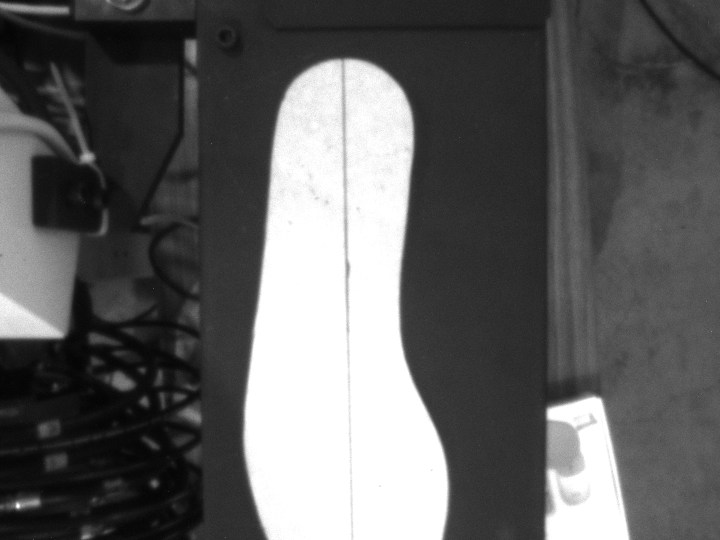
//> input picture DOC/Images/1005Debug.png, 1440 x 1080 px (shown at 1/2 size)
$ ./repro   (built with g++ and OpenCV 4)
//> lines starting //> are read from the running program, lines starting //| are printed output that depends on the picture; after the words box and inside, x2 and y2 are one past the last pixel; in counts of white or black regions, pixels touching at a corner belong together
### UAX/ShoeInsetMask.h
#pragma once
#include <opencv2/imgproc.hpp>
#include <algorithm>
#include <cmath>
#include <stdexcept>
#include <vector>

// Input follows the operator preview: black shoe, white background.
// Output is an internal white shoe mask for contour extraction, not a preview.
inline cv::Mat BuildShoeInsetMask(const cv::Mat& binary, const cv::Mat& roi,
    double insetPixels)
{
    if (binary.type() != CV_8UC1 || roi.type() != CV_8UC1 ||
        binary.size() != roi.size() || !std::isfinite(insetPixels) || insetPixels < 0.0) {
        throw std::invalid_argument("Invalid shoe mask, ROI or inward offset.");
    }

    cv::Mat shoe;
    cv::compare(binary, 0, shoe, cv::CMP_EQ);
    cv::bitwise_and(shoe, roi, shoe); // Exclude outside pixels before component selection.
    std::vector<std::vector<cv::Point>> contours;
    cv::findContours(shoe, contours, cv::RETR_EXTERNAL, cv::CHAIN_APPROX_SIMPLE);
    cv::Mat body = cv::Mat::zeros(binary.size(), CV_8UC1);
    if (contours.empty()) return body;
    const auto largest = std::max_element(contours.begin(), contours.end(),
        [](const auto& a, const auto& b) {
            return std::abs(cv::contourArea(a)) < std::abs(cv::contourArea(b));
        });
    if (cv::contourArea(*largest) == 0.0) return body;
    // One shoe per ROI: discard detached black speckles and fill internal white pinholes.
    cv::drawContours(body, contours, static_cast<int>(largest - contours.begin()),
        cv::Scalar(255), cv::FILLED);
    cv::bitwise_and(body, roi, body);

    if (insetPixels >= (std::max)(binary.cols, binary.rows)) return cv::Mat::zeros(binary.size(), CV_8UC1);
    const int iterations = static_cast<int>(std::lround(insetPixels));
    if (iterations > 0) {
        // ROI is a clipping window, not a physical shoe edge. Neutral foreground
        // outside it prevents an artificial inset along the cropped bottom edge.
        body.setTo(255, roi == 0);
        cv::erode(body, body, cv::getStructuringElement(cv::MORPH_RECT, cv::Size(3, 3)),
            cv::Point(-1, -1), iterations);
        cv::bitwise_and(body, roi, body);
    }
    return body;
}

### UAX/GluePathOptimizer.h
#pragma once
#include "UAXTypes.h"
#include <vector>
#include <opencv2/core.hpp>


// ──────────────────────────────────────────────
//  膠水路徑優化器
// ──────────────────────────────────────────────

class GluePathOptimizer
{
public:
    explicit GluePathOptimizer(const ROIMask& roi);

    /**
     * @brief 【最終版】主要優化流程
     *
     * 符合實際機械行為（單Y軸帶動兩個X軸）：
     *   1. FilterByMask
     *   2. SplitByCenter
     *   3. 先對主要側（右側）做擬合 → 決定標準Y序列
     *   4. 再對次要側（左側）使用「相同Y序列」做擬合
     *   5. 輸出 PathRight 與 PathLeft（Y值完全一致）
     */
    void OptimizePath(const std::vector<cv::Point2d>& inputPath,
        GluePath& optimizedPath,
        int                              shoeType = 1);

private:
    ROIMask mROI;

    // ── 步驟函式 ───────────────────────────────────────────────────────────
    std::vector<cv::Point2d> FilterByMask(const std::vector<cv::Point2d>& inputPath) const;
    void SplitByCenter(const std::vector<cv::Point2d>& maskedPath,
        std::vector<cv::Point2d>& rightPts,
        std::vector<cv::Point2d>& leftPts) const;

    static std::vector<cv::Point2d> SortByY(const std::vector<cv::Point2d>& pts);

    // 對主要側做擬合（決定標準Y序列）
    static std::vector<cv::Point2d> FitCurve(const std::vector<cv::Point2d>& pts,
        int maxPoints = 30);

    // 使用指定的Y序列對另一側做擬合（核心修正）
    static std::vector<cv::Point2d> FitCurveAtGivenY(const std::vector<cv::Point2d>& pts,
        const std::vector<double>& targetYs);

    // 多項式工具函式
    static std::vector<double> PolyFit(const std::vector<double>& y,
        const std::vector<double>& x,
        int degree);
    static double PolyEval(const std::vector<double>& coeffs, double y);
};

### tmp/inset-tests/repro.cpp
#include <opencv2/opencv.hpp>
#include <iostream>
#include "../../UAX/GluePathOptimizer.h"
#include "../../UAX/ShoeInsetMask.h"
// [109 lines left out: function GetToolPath_CurvatureOptimized_Mask, not called in this run]
void GetToolPath_Optimized_Mask(
	cv::Mat& ImgSrc,
	const cv::Mat& Mask,
	double offsetPixel,
	double entryPointX,
	ToolPath& toolpath,
	int binaryUpper,
	int binaryLower)
{
	if (ImgSrc.empty()) {
		throw std::invalid_argument("Input image is empty.");
	}

	// Keep preprocessing identical to GetToolPath_CurvatureOptimized_Mask.
	cv::Mat gray;
	if (ImgSrc.channels() == 3) {
		cv::cvtColor(ImgSrc, gray, cv::COLOR_BGR2GRAY);
	}
	else {
		gray = ImgSrc.clone();
	}

	cv::Mat maskGray;
	if (!Mask.empty()) {
		if (Mask.channels() == 3) {
			cv::cvtColor(Mask, maskGray, cv::COLOR_BGR2GRAY);
		}
		else {
			maskGray = Mask.clone();
		}
		cv::threshold(maskGray, maskGray, 1, 255, cv::THRESH_BINARY);
		if (maskGray.size() != gray.size()) {
			cv::resize(maskGray, maskGray, gray.size(), 0, 0, cv::INTER_NEAREST);
		}
		cv::bitwise_and(gray, maskGray, gray);
	}
	else {
		maskGray = cv::Mat(gray.size(), CV_8UC1, cv::Scalar(255));
	}

	// findContours closes an object that touches the ROI along the Mask border.
	// That closing segment is not part of the inward object contour. Erode only
	// the intersection-validity Mask by one pixel so border points cannot become
	// X1/X2, while keeping the preprocessing Mask and offset behavior unchanged.
	cv::Mat safeIntersectionMask;
	constexpr int kIntersectionBoundaryMargin = 5;
	const cv::Mat maskInsetKernel =
		cv::getStructuringElement(cv::MORPH_RECT, cv::Size(3, 3));
	// Explicitly treat pixels outside the image as background. OpenCV's default
	// morphology border value for erosion behaves like foreground, so a Mask
	// touching the image bottom would otherwise remain valid on that boundary.
	cv::erode(
		maskGray,
		safeIntersectionMask,
		maskInsetKernel,
		cv::Point(-1, -1),
		kIntersectionBoundaryMargin,
		cv::BORDER_CONSTANT,
		cv::Scalar(0));

	int lowerBound = (std::max)(0, (std::min)(255, binaryLower));
	int upperBound = (std::max)(0, (std::min)(255, binaryUpper));
	if (lowerBound > upperBound) {
		std::swap(lowerBound, upperBound);
	}
	cv::inRange(gray, cv::Scalar(lowerBound), cv::Scalar(upperBound), gray);
	gray = BuildShoeInsetMask(gray, maskGray, offsetPixel);

	std::vector<std::vector<cv::Point>> contours;
	cv::findContours(gray, contours, cv::RETR_EXTERNAL, cv::CHAIN_APPROX_TC89_L1);

	toolpath.Path.clear();
	toolpath.Offset = cv::Point2d(offsetPixel, 0.0);
	if (contours.empty()) {
		return;
	}

	// The downstream side splitter expects one continuous closed contour.
	const auto largest = std::max_element(contours.begin(), contours.end(),
		[](const std::vector<cv::Point>& lhs, const std::vector<cv::Point>& rhs) {
			return std::abs(cv::contourArea(lhs)) < std::abs(cv::contourArea(rhs));
		});
	if (largest == contours.end() || largest->size() < 3) {
		return;
	}

	constexpr size_t kSampleCountPerSide = 25;
	const std::vector<cv::Point>& contour = *largest;
	auto isInsideSafeMask = [&safeIntersectionMask, kIntersectionBoundaryMargin](double x, double y) {
		const int ix = cvRound(x);
		const int iy = cvRound(y);
		// Never accept findContours' artificial closing segment on the image edge.
		return ix >= kIntersectionBoundaryMargin &&
			ix < safeIntersectionMask.cols - kIntersectionBoundaryMargin &&
			iy >= kIntersectionBoundaryMargin &&
			iy < safeIntersectionMask.rows - kIntersectionBoundaryMargin &&
			safeIntersectionMask.at<uchar>(iy, ix) != 0;
	};

	auto findSideIntersections = [&contour, &isInsideSafeMask](
		double targetY, double& leftX, double& rightX) {
		std::vector<double> intersections;
		for (size_t i = 0; i < contour.size(); ++i) {
			const cv::Point2d p0(contour[i]);
			const cv::Point2d p1(contour[(i + 1) % contour.size()]);
			const double edgeMinY = (std::min)(p0.y, p1.y);
			const double edgeMaxY = (std::max)(p0.y, p1.y);
			if (targetY < edgeMinY || targetY > edgeMaxY) {
				continue;
			}

			const double dy = p1.y - p0.y;
			if (std::abs(dy) <= 1e-9) {
				if (std::abs(targetY - p0.y) <= 1e-6) {
					if (isInsideSafeMask(p0.x, targetY)) {
						intersections.push_back(p0.x);
					}
					if (isInsideSafeMask(p1.x, targetY)) {
						intersections.push_back(p1.x);
					}
				}
				continue;
			}

			const double t = (targetY - p0.y) / dy;
			const double intersectionX = p0.x + t * (p1.x - p0.x);
			if (isInsideSafeMask(intersectionX, targetY)) {
				intersections.push_back(intersectionX);
			}
		}

		if (intersections.empty()) {
			return false;
		}
		const auto xRange = std::minmax_element(intersections.begin(), intersections.end());
		leftX = *xRange.first;
		rightX = *xRange.second;
		return rightX > leftX + 1e-6;
	};

	// The final pair is defined by the intersections of the inward contour with
	// the ROI Bottom Line. A contour clipped by the ROI forms a horizontal bottom
	// segment; its two endpoints are precisely the left/right side intersections.
	auto findRoiBottomIntersections = [&contour](
		double targetY, double& leftX, double& rightX) {
		std::vector<double> intersections;
		for (size_t i = 0; i < contour.size(); ++i) {
			const cv::Point2d p0(contour[i]);
			const cv::Point2d p1(contour[(i + 1) % contour.size()]);
			const double dy = p1.y - p0.y;
			if (std::abs(dy) <= 1e-9) {
				if (std::abs(targetY - p0.y) <= 1e-6) {
					// Keep only the endpoints as candidates. min/max below select
					// the two side intersections, never a point inside the segment.
					intersections.push_back(p0.x);
					intersections.push_back(p1.x);
				}
				continue;
			}
			const double edgeMinY = (std::min)(p0.y, p1.y);
			const double edgeMaxY = (std::max)(p0.y, p1.y);
			if (targetY < edgeMinY || targetY > edgeMaxY) {
				continue;
			}
			const double t = (targetY - p0.y) / dy;
			if (t >= -1e-9 && t <= 1.0 + 1e-9) {
				intersections.push_back(p0.x + t * (p1.x - p0.x));
			}
		}
		if (intersections.size() < 2) {
			return false;
		}
		const auto xRange = std::minmax_element(intersections.begin(), intersections.end());
		leftX = *xRange.first;
		rightX = *xRange.second;
		return rightX > leftX + 1e-6;
	};

	struct SideRow {
		double y;
		double leftX;
		double rightX;
	};
	const cv::Rect bounds = cv::boundingRect(contour);
	std::vector<SideRow> rows;
	rows.reserve(static_cast<size_t>(bounds.height));
	for (int y = bounds.y; y < bounds.y + bounds.height; ++y) {
		double leftX = 0.0;
		double rightX = 0.0;
		if (findSideIntersections(static_cast<double>(y), leftX, rightX)) {
			rows.push_back({ static_cast<double>(y), leftX, rightX });
		}
	}
	if (rows.size() < kSampleCountPerSide) {
		return;
	}

	// Find the Y of EntryPointX on the right inward contour. Use the first
	// crossing from top to bottom; if no exact crossing exists, use the closest
	// right-contour row without moving the point away from the contour.
	double entryY = rows.front().y;
	size_t entryRowIndex = 0;
	bool foundEntryCrossing = false;
	double nearestEntryDx = std::abs(rows.front().rightX - entryPointX);
	for (size_t i = 1; i < rows.size(); ++i) {
		const double currentDx = std::abs(rows[i].rightX - entryPointX);
		if (currentDx < nearestEntryDx) {
			nearestEntryDx = currentDx;
			entryY = rows[i].y;
			entryRowIndex = i;
		}

		if (rows[i].y - rows[i - 1].y > 1.0) {
			continue;
		}
		const double x0 = rows[i - 1].rightX - entryPointX;
		const double x1 = rows[i].rightX - entryPointX;
		if (x0 == 0.0 || x1 == 0.0 ||
			(x0 < 0.0 && x1 > 0.0) || (x0 > 0.0 && x1 < 0.0)) {
			const double dx = rows[i].rightX - rows[i - 1].rightX;
			const double t = std::abs(dx) > 1e-9
				? (entryPointX - rows[i - 1].rightX) / dx
				: 0.0;
			entryY = rows[i - 1].y + t * (rows[i].y - rows[i - 1].y);
			entryRowIndex = i - 1;
			foundEntryCrossing = true;
			break;
		}
	}

	// Y25 is the ROI Bottom Line. Its X1/X2 values are obtained only from the
	// inward contour. For a horizontal clipped segment, its min/max endpoints
	// are the left/right intersections with the ROI Bottom Line.
	std::vector<cv::Point> maskPoints;
	cv::findNonZero(maskGray, maskPoints);
	if (maskPoints.empty()) {
		return;
	}
	const cv::Rect maskBounds = cv::boundingRect(maskPoints);
	double bottomY = static_cast<double>(maskBounds.y + maskBounds.height - 1);
	if (bottomY <= entryY) {
		return;
	}
	double bottomLeftX = 0.0;
	double bottomRightX = 0.0;
	if (!findRoiBottomIntersections(bottomY, bottomLeftX, bottomRightX)) {
		// The detected object does not always extend to the configured ROI bottom.
		// In that case, use the last scan line that has two valid contour sides so
		// ToolPathType 1 can still produce its synchronized 25-point path.
		bottomY = rows.back().y;
		bottomLeftX = rows.back().leftX;
		bottomRightX = rows.back().rightX;
		if (bottomY <= entryY) {
			return;
		}
	}

	std::vector<cv::Point2d> leftPoints;
	std::vector<cv::Point2d> rightPoints;
	leftPoints.reserve(kSampleCountPerSide);
	rightPoints.reserve(kSampleCountPerSide);
	for (size_t sampleIndex = 0; sampleIndex < kSampleCountPerSide; ++sampleIndex) {
		const double targetY = entryY + (bottomY - entryY) *
			static_cast<double>(sampleIndex) /
			static_cast<double>(kSampleCountPerSide - 1);
		double leftX = 0.0;
		double rightX = 0.0;
		const bool isLastPoint = (sampleIndex + 1 == kSampleCountPerSide);
		bool foundIntersections = false;
		if (isLastPoint) {
			leftX = bottomLeftX;
			rightX = bottomRightX;
			foundIntersections = rightX > leftX + 1e-6;
		}
		else {
			foundIntersections = findSideIntersections(targetY, leftX, rightX);
		}
		if (!foundIntersections) {
			toolpath.Path.clear();
			return;
		}
		if (sampleIndex == 0 && foundEntryCrossing) {
			rightX = entryPointX;
		}
		leftPoints.emplace_back(leftX, targetY);
		rightPoints.emplace_back(rightX, targetY);
	}

	// ToolPathType 1 keeps its 25-point sampling, but its final pair must use
	// exactly the ToolPathType 0 bottom-point rule with the ORIGINAL inward
	// contour as source (not the already sampled 25 points).
	std::vector<cv::Point2d> rawContour;
	rawContour.reserve(contour.size());
	for (const cv::Point& point : contour) {
		rawContour.emplace_back(
			static_cast<double>(point.x),
			static_cast<double>(point.y));
	}
	GluePath sampledPath;
	sampledPath.PathRight = rightPoints;
	sampledPath.PathLeft = leftPoints;
	GluePathOptimizer::ApplyLegacyBottomPointsFromContour(rawContour, sampledPath);
	rightPoints = std::move(sampledPath.PathRight);
	leftPoints = std::move(sampledPath.PathLeft);

	// Preserve a closed-contour traversal for GluePathOptimizer::SplitByCenter.
	toolpath.Path.reserve(kSampleCountPerSide * 2);
	toolpath.Path.insert(toolpath.Path.end(), rightPoints.begin(), rightPoints.end());
	toolpath.Path.insert(toolpath.Path.end(), leftPoints.rbegin(), leftPoints.rend());

#ifdef _DEBUG
	cv::drawContours(ImgSrc, contours, -1, cv::Scalar(0, 0, 255), 1);
	for (const cv::Point2d& point : toolpath.Path) {
		cv::circle(ImgSrc, point, 3, cv::Scalar(0, 255, 0), cv::FILLED);
	}
	std::cout << "[INFO] GetToolPath_Optimized_Mask: generated "
		<< rightPoints.size() << " synchronized Y points per side" << std::endl;
#endif
}
int main(){
 auto image=cv::imread("DOC/Images/1005Debug.png",cv::IMREAD_GRAYSCALE);
//> image is the input picture: 1080 rows x 1440 cols, CV_8UC1; min 1, max 255, mean 96
 cv::Mat roi=cv::Mat::zeros(image.size(),CV_8UC1); roi(cv::Rect(400,110,650,950)).setTo(255);
 cv::Mat binary; cv::inRange(image,0,127,binary);
//> after `cv::inRange(image, 0, 127, binary)`:
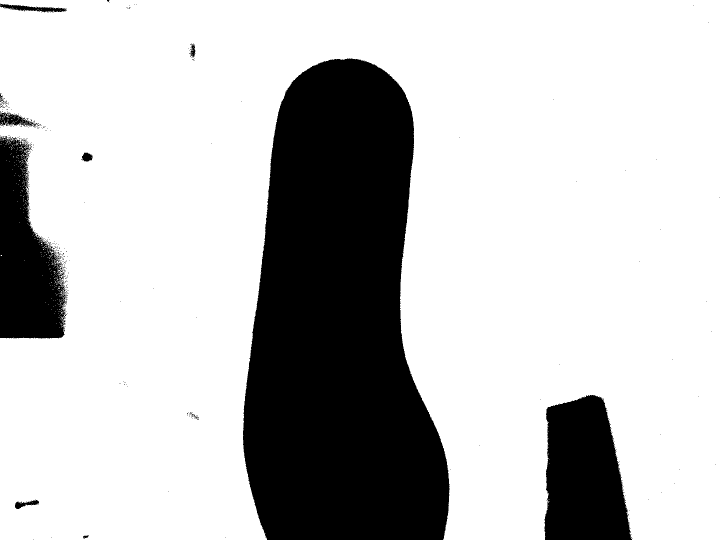
//> binary: 1080 rows x 1440 cols, CV_8UC1 (shown at 1/2 size); 75.8% white; 331 black regions (320 under 20 px), largest, box (x1, y1, x2, y2) and area: (486, 117, 899, 1080) 297093, (1089, 790, 1264, 1080) 40195, (0, 272, 134, 677) 34685
 cv::Mat canvas; cv::cvtColor(image,canvas,cv::COLOR_GRAY2BGR);
 for(int offset: {0,51}) {
  auto mask=BuildShoeInsetMask(binary,roi,offset);
  std::vector<std::vector<cv::Point>> cs; cv::findContours(mask,cs,cv::RETR_EXTERNAL,cv::CHAIN_APPROX_SIMPLE);
  cv::drawContours(canvas,cs,-1,offset?cv::Scalar(0,255,0):cv::Scalar(0,0,255),2);
  ToolPath path; auto input=image.clone();
  GetToolPath_Optimized_Mask(input,roi,offset,695+5/.234856,path,127,0);
  int outside=0;
  for(auto pt:path.Path){if(mask.at<uchar>(cvRound(pt.y),cvRound(pt.x))==0) ++outside; cv::circle(canvas,pt,4,offset?cv::Scalar(0,255,255):cv::Scalar(255,0,0),-1);}
  std::cout<<"offset="<<offset<<" mask_area="<<cv::countNonZero(mask)<<" components="<<cs.size()<<" sampled="<<path.Path.size()<<" outside="<<outside<<"\n";
  cv::imwrite("tmp/inset-tests/mask"+std::to_string(offset)+".png",mask);
 }
//> (in GetToolPath_Optimized_Mask, `GluePathOptimizer::ApplyLegacyBottomPointsFromContour(rawContour, samp..` was passed over: ApplyLegacyBottomPointsFromContour is not available in this run)
//> this loop made 2 passes
//> (upperBound in GetToolPath_Optimized_Mask, bounds in GetToolPath_Optimized_Mask, bottomLeftX in GetToolPath_Optimized_Mask, bottomRightX in GetToolPath_Optimized_Mask, outside) on pass 1: (127, Rect(486, 117, 413, 943), 527, 890, 7)
//> (printed output is left out)
//> pass 1, in BuildShoeInsetMask, `cv::bitwise_and(shoe, roi, shoe);`:
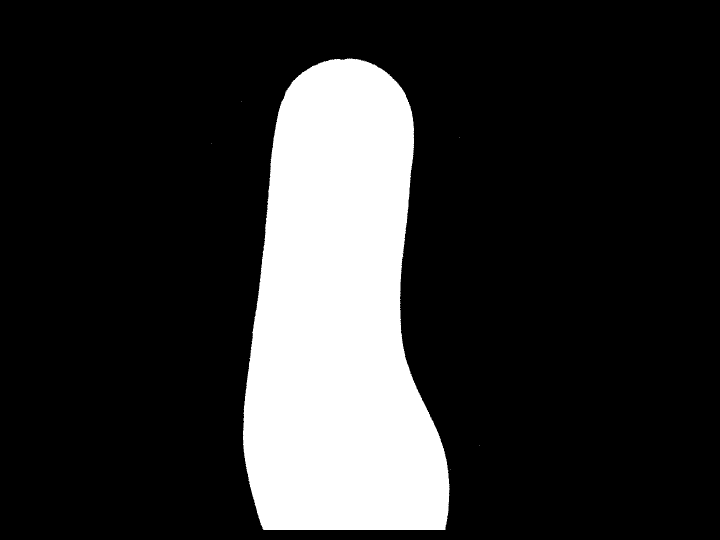
//> shoe: 1080 rows x 1440 cols, CV_8UC1 (shown at 1/2 size); 18.6% white; 7 white regions (6 under 20 px), largest, box (x1, y1, x2, y2) and area: (486, 117, 899, 1060) 289932
//> pass 1, in GetToolPath_Optimized_Mask, `cv::bitwise_and(gray, maskGray, gray);`:
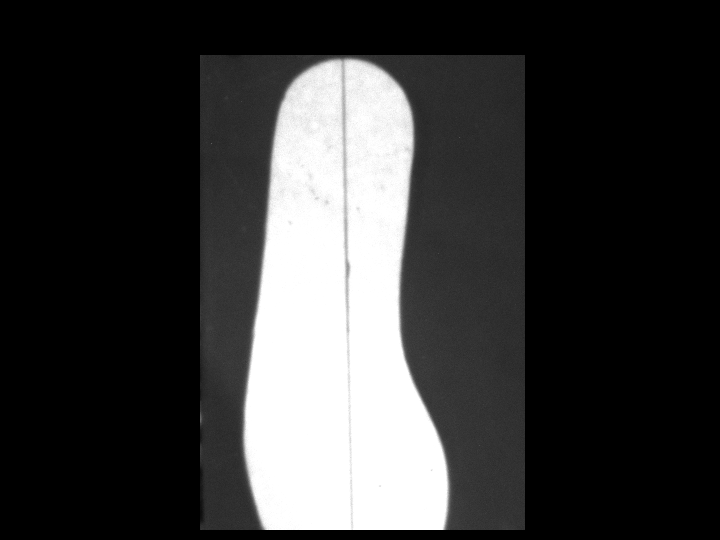
//> gray: 1080 rows x 1440 cols, CV_8UC1 (shown at 1/2 size); min 0, max 255, mean 56.7
//> after the loop:
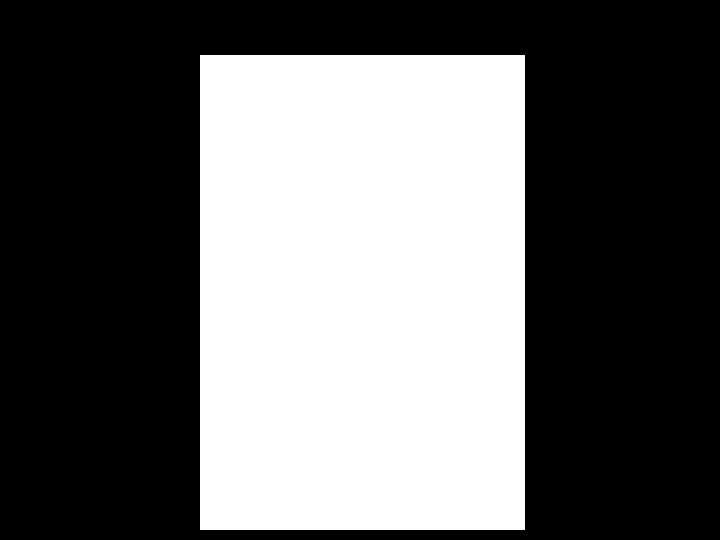
//> roi: 1080 rows x 1440 cols, CV_8UC1 (shown at 1/2 size); 39.7% white; 1 white region, box (x1, y1, x2, y2) and area: (400, 110, 1050, 1060) 617500
//> after the loop:
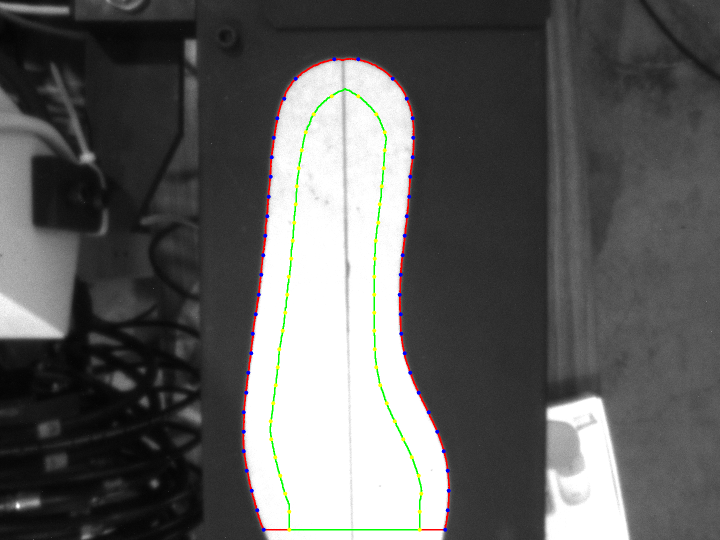
//> canvas: 1080 rows x 1440 cols, CV_8UC3 (shown at 1/2 size); 1.09% of pixels changed, all inside (x1, y1, x2, y2) = (483, 114, 902, 1064)
 cv::rectangle(canvas,cv::Rect(400,110,650,950),cv::Scalar(255,255,0),2);
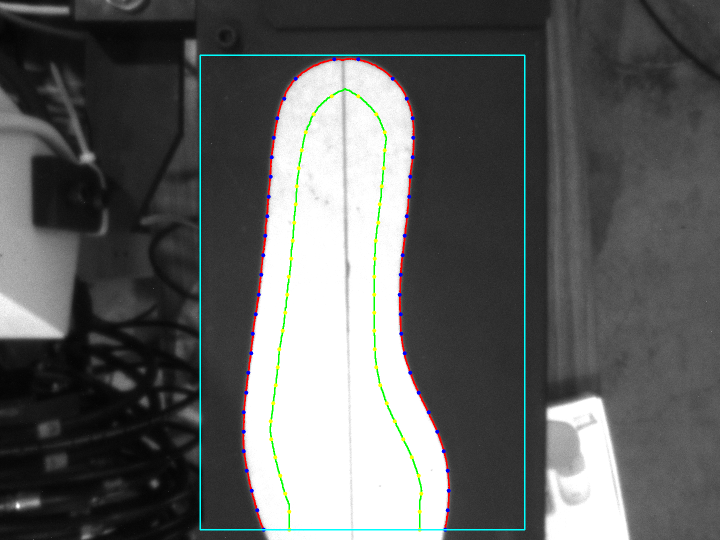
//> canvas: 1080 rows x 1440 cols, CV_8UC3 (shown at 1/2 size); 0.62% of pixels changed, all inside (x1, y1, x2, y2) = (399, 109, 1051, 1061)
 cv::imwrite("tmp/inset-tests/1005_result.png",canvas);
}
